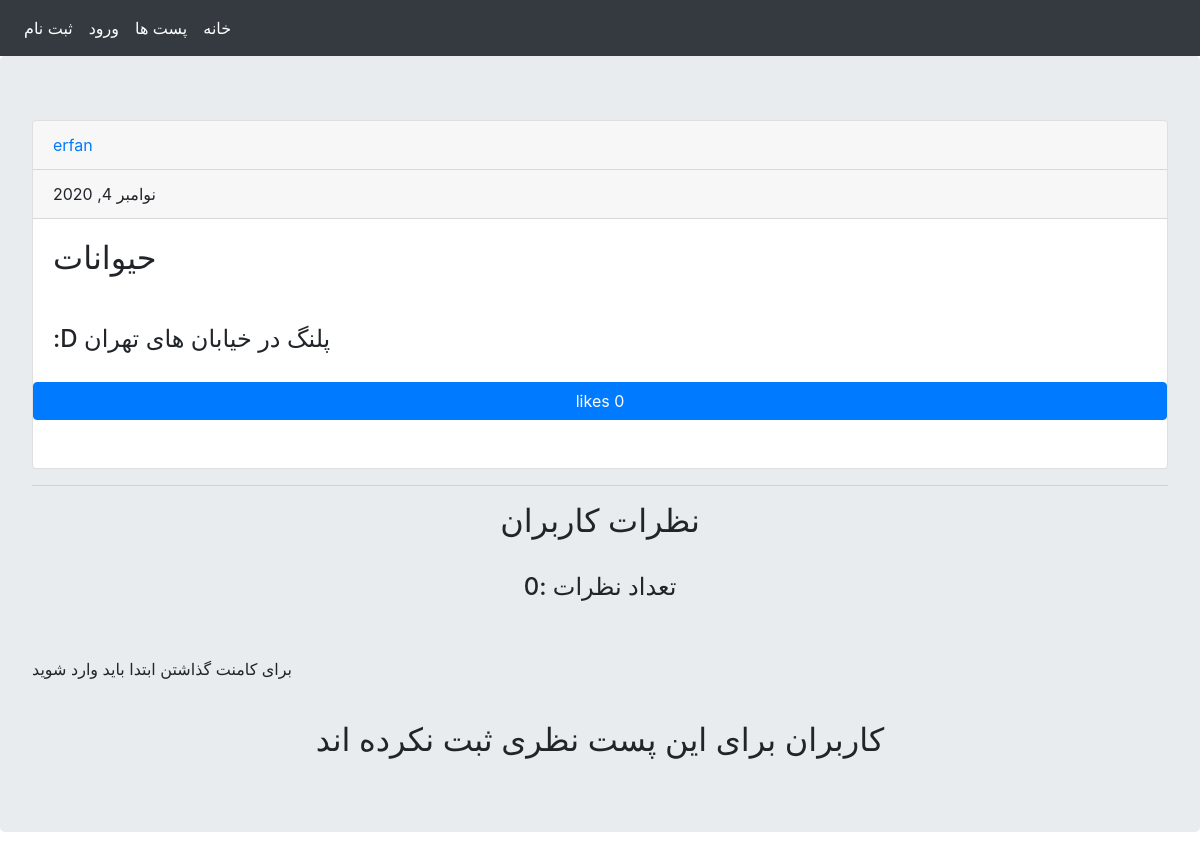
Page /posts/2020-11-4/حیوانات/ on the earlier database version.
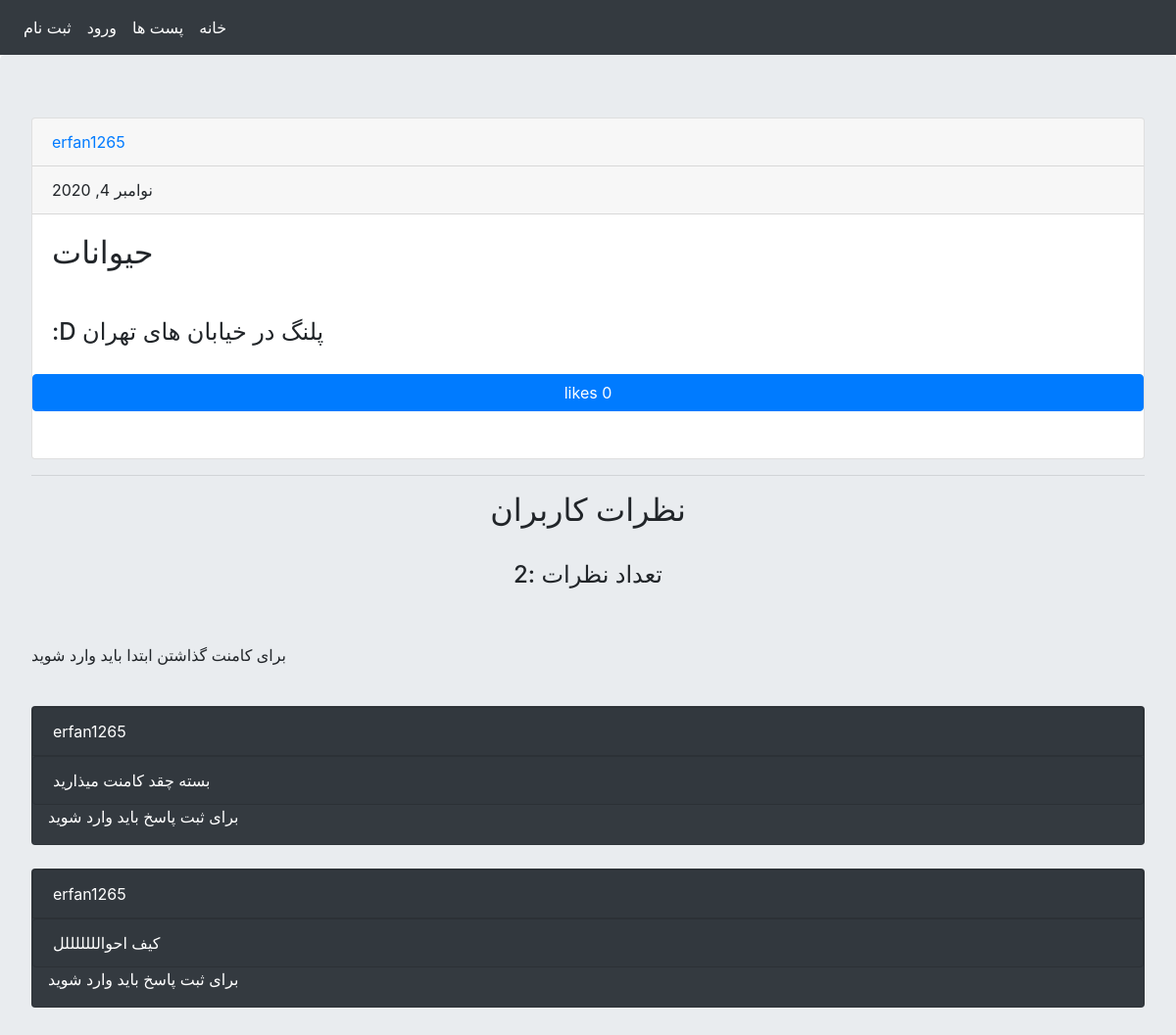
Same page on the later database version.
### social_media_posts/models.py (models this page shows, shortened)
class Post(models.Model):
    user = models.ForeignKey(User, on_delete=models.CASCADE, verbose_name="کاربر")
    title = models.CharField(max_length=100, verbose_name="موضوع")
    body = models.TextField(verbose_name="متن پست")
    slug = models.SlugField(unique=True, allow_unicode=True, verbose_name='نام در url')
    created = models.DateTimeField(auto_now_add=True, verbose_name='تاریخ تبت پست')
    objects = PostManager()
    class Meta:
        verbose_name = "پست"
        verbose_name_plural = 'پست ها'
    def like_count(self):
        return self.post_likes.count()

class PostComment(models.Model):
    user = models.ForeignKey(User, on_delete=models.CASCADE, related_name="usercomment", verbose_name='کاربر')
    post = models.ForeignKey(Post, on_delete=models.CASCADE, related_name='postcomment', verbose_name='پست')
    reply = models.ForeignKey("self", on_delete=models.CASCADE, blank=True, null=True, related_name='replycomment',
                              verbose_name="ریپلای")
    is_reply = models.BooleanField(default=False, verbose_name='ریپلای شده')
    body = models.TextField(max_length=400, verbose_name='متن کامنت')
    created = models.DateTimeField(auto_now_add=True, verbose_name='تاریخ ثبت')
    class Meta:
        verbose_name = 'کامنت',
        verbose_name_plural = 'کامنت ها'
        ordering = ('-created',)

### social_media_posts/views.py (the view, shortened to what this page needs)
# urls.py: path("posts/<int:year>-<int:month>-<int:day>/<slug>/", post_detail, name='post_detail'),
def post_detail(request, year, month, day, slug):
    message = messages.get_messages(request)
    reply_form = AddReplyForm(request.POST or None)
    form = PostCommentForm(request.POST or None)
    post = get_object_or_404(Post, created__year=year, created__month=month, created__day=day, slug=slug)
    global liked_by_user
    liked_by_user = False
    if request.user.is_authenticated:
        is_like = LikeSystem.objects.filter(user=request.user, post=post)
        if is_like.exists():
            liked_by_user = True
    comments = PostComment.objects.filter(post=post, is_reply=False)
    context = {
        "post": post,
        "messages": message,
        "comments": comments,
        "comment_form": form,
        "reply_form": reply_form,
        "is_like": liked_by_user
    }
    return render(request, "social_media_posts/post_detail.html", context)

### social_media_posts/templates/social_media_posts/post_detail.html (shortened to what this page needs)
{% extends 'shared/base.html' %}
{% block content %}
    <div class="card">
        <a href="{% url 'accounts:user_dashboard' user_id=post.user.id %}"><p class="card-header">{{ post.user }}</p>
        </a>
        <p class="card-header"> {{ post.created | date }}</p>
        <h2 class="card-body">
            {{ post.title }}
        </h2>
        <h4 class="card-body">
            {{ post.body }}
        </h4>
        {% if request.user != post.user %}
            {% if request.user.is_authenticated %}
                {% if not is_like %}
                    <a class="btn btn-primary "
                       href="{% url 'posts:like_post' post.id %}">likes {{ post.like_count }}</a>
                {% else %}
                    <a class="btn btn-danger "
                       href="{% url 'posts:unlike_post' post.id %}">unlike {{ post.like_count }}</a>
                {% endif %}
            {% else %}
                <button class="btn btn-primary">likes {{ post.like_count }} </button>
            {% endif %}
        {% endif %}
        <br><br>
    </div>
    <hr>
    <h2 class="text-center">نظرات کاربران</h2><br>
    <h4 class="text-center">تعداد نظرات :{{ comments.count }}</h4><br><br>
    {% if request.user.is_authenticated %}
        <form action="" method="post" class="col-md-6">
            {% csrf_token %}
            {{ comment_form }}
            <br>
            <button class="btn btn-info" type="submit">ثبت</button>
        </form>
    {% else %}
        <p>برای کامنت گذاشتن ابتدا باید وارد شوید</p>
    {% endif %}
    <br>
    {% for comment in comments %}
        <div class="card bg-dark text-white">
            <p class="card card-header">
                {{ comment.user.username }}
            </p>
            <p class="card card-header">
                {{ comment.body }}
            </p>
            {% if request.user.is_authenticated %}
                <form action="{% url 'posts:add_reply' post.id comment.id %}" method="post">
                    {% csrf_token %}
                    {{ reply_form.as_p }}
                    <button type="submit">ثبت</button>
                </form>
            {% else %}
                <p class="ml-3">برای ثبت پاسخ باید وارد شوید</p>
            {% endif %}
        </div> <br>
    {% empty %}
        <h2 class="text-center">کاربران برای این پست نظری ثبت نکرده اند</h2>
    {% endfor %}
{% endblock %}

Differences in the rows shown:
changed through a linked row, Post "حیوانات": user "erfan" → "erfan1265"
added PostComment: user.username "erfan1265", body "بسته چقد کامنت میذارید"
added PostComment: user.username "erfan1265", body "کیف احوالللللللل"
Other differences:
{{ comments.count }}: "0" → "2"
text no longer shown: "کاربران برای این پست نظری ثبت نکرده اند"
